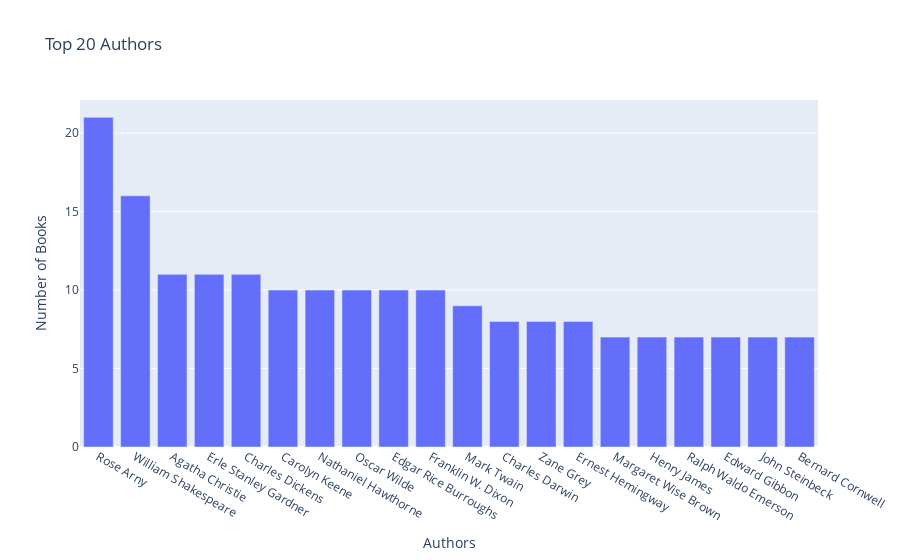

This figure's notebook cell:
### Markdown cell above
#### Number of books by authors

### Code cell
# draw a bar plot for the top 20 authors using plotly excluding "Library of Congress. Copyright Office" and "DK"
import plotly.express as px

# group by 'authors' and count the number of books for each author and sort them in descending order
authors_books = books_sample.groupby('authors').size().sort_values(ascending=False)

# remove "Library of Congress. Copyright Office" and "DK"
authors_books = authors_books.drop(["Library of Congress. Copyright Office", "DK"])

fig = px.bar(authors_books.head(20), x=authors_books.head(20).index, y=authors_books.head(20).values, title='Top 20 Authors', labels={'x': 'Authors', 'y': 'Number of Books'})
fig.show()

### Figure 1 — Plotly figure (JSON) as saved in the notebook; plotly's stock layout.template omitted (floating-point values rounded to 4 significant figures)
{"data": [{"alignmentgroup": "True", "hovertemplate": "Authors=%{x}<br>Number of Books=%{y}<extra></extra>", "legendgroup": "", "marker": {"color": "#636efa", "pattern": {"shape": ""}}, "name": "", "offsetgroup": "", "orientation": "v", "showlegend": false, "textposition": "auto", "type": "bar", "x": ["Rose Arny", "William Shakespeare", "Agatha Christie", "Erle Stanley Gardner", "Charles Dickens", "Carolyn Keene", "Nathaniel Hawthorne", "Oscar Wilde", "Edgar Rice Burroughs", "Franklin W. Dixon", "Mark Twain", "Charles Darwin", "Zane Grey", "Ernest Hemingway", "Margaret Wise Brown", "Henry James", "Ralph Waldo Emerson", "Edward Gibbon", "John Steinbeck", "Bernard Cornwell"], "xaxis": "x", "y": [21, 16, 11, 11, 11, 10, 10, 10, 10, 10, 9, 8, 8, 8, 7, 7, 7, 7, 7, 7], "yaxis": "y"}], "layout": {"barmode": "relative", "legend": {"tracegroupgap": 0}, "title": {"text": "Top 20 Authors"}, "xaxis": {"anchor": "y", "domain": [0, 1], "title": {"text": "Authors"}}, "yaxis": {"anchor": "x", "domain": [0, 1], "title": {"text": "Number of Books"}}}}
